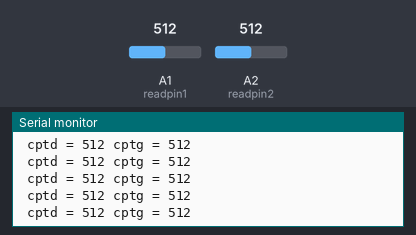
Simulated run of this sketch. Board: Arduino Uno, built with avr-gcc and run on an emulated ATmega328P. Shown: the last lines printed to the serial monitor. Inputs (shaded band) come from the test bench; at power-on: A1 (readpin1) = 512, A2 (readpin2) = 512.

Above: at 1.2 s.
1.3 s: A1 (readpin1) set to 716
At 1.31 s:
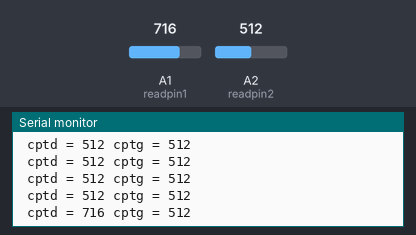
2.8 s: A2 (readpin2) set to 716
At 2.82 s:
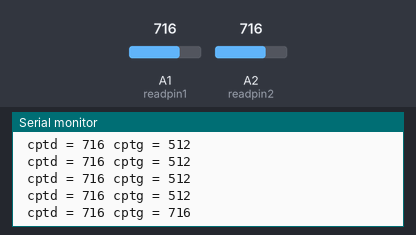
4.3 s: A1 (readpin1) set to 900
At 4.33 s:
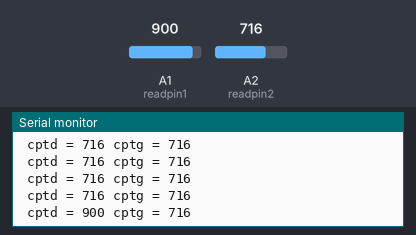
5.8 s: A2 (readpin2) set to 900
At 5.84 s:
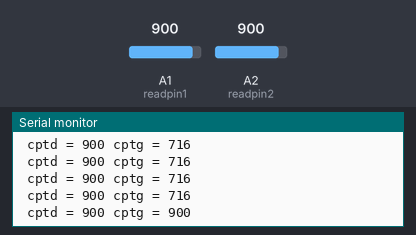
Timing chart, 0 to 8.3 s (numbered marks = the images above; inputs shaded):
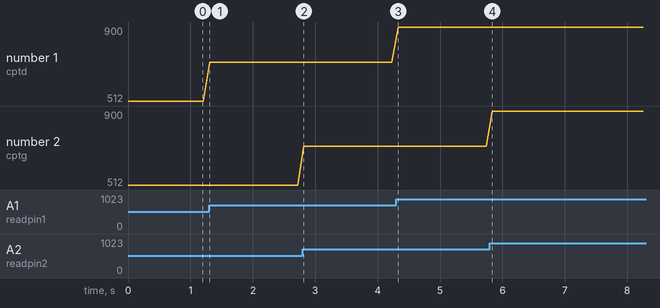

The sketch:

programme_test_capteur.ino
```cpp
int readpin1 = A1;
int readpin2 = A2;
int delir = 0;
int delir1 = 1;
int a = 0;
int b = 0;
 void setup()
{
  Serial.begin(9600);
  pinMode(delir, OUTPUT);
  pinMode(delir1, OUTPUT);
}

void loop()
{
  digitalWrite(delir, HIGH);
  a = analogRead(readpin1);    // 0 bis 1023
  digitalWrite(delir1, HIGH);
  b = analogRead(readpin2);

  Serial.print(" cptd = ");
  Serial.print(a);
  Serial.print(" cptg = ");
  Serial.print(b);
  Serial.println();
  delay(100);
}
```

Measured:
- after the input at 1.3 s, the serial monitor: prints a new line at once (image 1)
- after the input at 2.8 s, the serial monitor: prints a new line at once (image 2)
- after the input at 4.3 s, the serial monitor: prints a new line at once (image 3)
- after the input at 5.8 s, the serial monitor: prints a new line at once (image 4)
- plotted number 1: 512 → 716 after the input at 1.3 s, 716 → 900 after the input at 4.3 s
